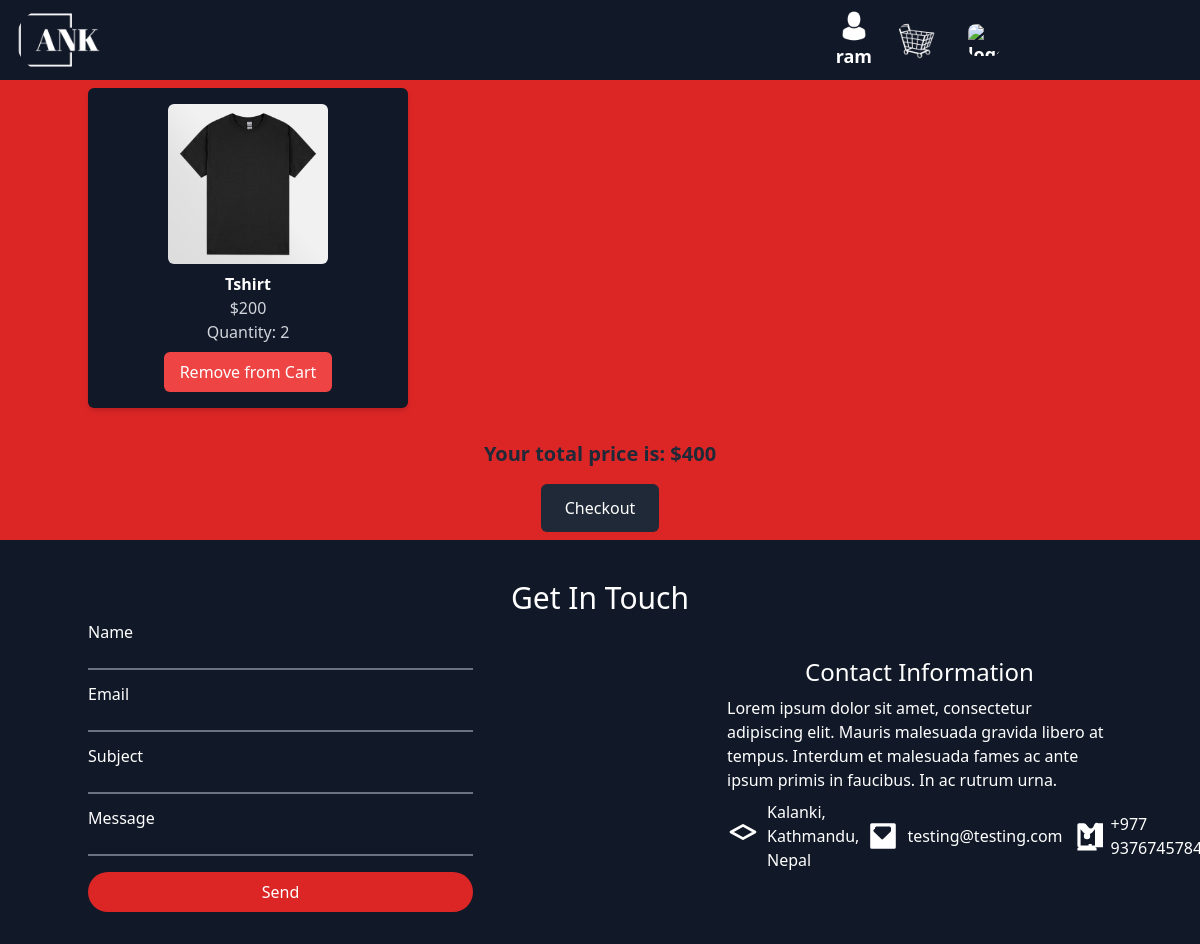
The page /usercart/ (signed in) on the database its author committed.
### Ecommerce/models.py (models this page shows, shortened)
class CartItem(models.Model):
    cart = models.ForeignKey(Cart, on_delete=models.CASCADE)
    product = models.ForeignKey(Product, on_delete=models.CASCADE)
    quantity = models.PositiveIntegerField(default=1)

class Product(models.Model):
	image=models.ImageField(upload_to="Product_image")
	name=models.CharField(max_length=20)
	price=models.IntegerField()

### Ecommerce/views.py (the view)
# urls.py: path('usercart/',views.items_in_cart,name="items_cart"),
@login_required
def items_in_cart(request):
    user = request.user
    user_cart = Cart.objects.get(user=request.user)
    cart_items = CartItem.objects.filter(cart=user_cart)
    total = 0
    for i in cart_items:
        total += i.quantity * i.product.price
    return render(request, "cart.html", {"items": cart_items, "totaldue": total, "name": user})

### Ecommerce/templates/cart.html (shortened to what this page needs)
<!DOCTYPE html>
<html lang="en">
<head>
    <script src="https://cdn.tailwindcss.com"></script>
</head>
<body class="overflow-x-hidden h-screen bg-gray-100">
    <nav id="navbar" class="w-full bg-gray-900 text-white font-bold text-lg">
        <div class="container flex justify-between items-center px-4 py-2">
            <div>
                <a href="{% url 'home' %}" class="text-xl font-bold flex items-center">
                    <img src="/static/Ecommerce/logo.png" class="h-16 w-auto rounded-full" alt="Logo">
                </a>
            </div>
            <div class="flex items-center gap-6">
                    {% if name.is_authenticated %}
                    <a href="#" class="hover:text-red-600 flex flex-col items-center">
                        <img src="/static/Ecommerce/avatar.png" class="h-8 w-8" alt="logout">
                        <span class="font-semibold">{{name}}</span>
                    </a>
                    <a href="{% url 'items_cart' %}" class="hover:text-red-600 flex items-center">
                        <img src="/static/Ecommerce/cart.png" class="h-10 w-10 rounded-full mr-2" alt="Cart Icon">
                    </a>
                    <a href="{% url 'log_out' %}" class="hover:text-red-600 flex items-center">
                        <img src="/static/Ecommerce/logout.png" class="h-8 w-8 rounded-lg mr-2" alt="logout">
                    </a>
                    {% endif %}
                </div>
        </div>
    </nav>
    <div class="bg-red-600 p-2">
        <div class="grid grid-cols-1 md:grid-cols-2 lg:grid-cols-3 xl:grid-cols-4 gap-4 md:gap-8 container mx-auto">
            {% for item in items %}
            <div class="p-4 rounded-md shadow-md bg-gray-900 text-white text-center">
                <img src="{{ item.product.image.url }}" alt="{{ item.product.name }}" class="h-40 w-40 object-cover object-center rounded-md mx-auto">
                <p class="mt-2 font-semibold">{{ item.product.name }}</p>
                <p class="text-gray-300">${{ item.product.price }}</p>
                <p class="text-gray-300">Quantity: {{ item.quantity }}</p>
                <form method="POST" action="{% url 'remove_cart' item.id %}">
                    <button type="submit" class="mt-2 px-4 py-2 bg-red-500 hover:bg-red-600 rounded-md focus:outline-none focus:shadow-outline-red">
                        Remove from Cart
                    </button>
                </form>
            </div>
            {% endfor %}
        </div>
        <div class="mt-8 text-xl font-bold text-gray-800 text-center">
            Your total price is: ${{ totaldue }}
        </div>
        <form method="POST" action="{% url 'checkout' totaldue %}" class="text-center">
            <button type="submit" class="mt-4 px-6 py-3 bg-gray-800 hover:bg-purple-600 text-white rounded-md focus:outline-none focus:shadow-outline-purple">
                Checkout
            </button>
        </form>
    </div>
    <footer id="footer" class="bg-gray-900 text-white py-8">
        <div class="container mx-auto">
            <h1 class="text-xl md:text-3xl font-medium mt-2 text-center">Get In Touch</h1>
            <div class="flex flex-col md:flex-row justify-center items-center md:justify-between">
                <div class="flex flex-col w-full md:w-[50%] md:max-w-[385px] text-white mt-4 md:mt-0">
                    <label htmlFor="name" class="pt-1">Name</label>
                    <input type="text" class="bg-gray-900 border-b-2 border-gray-500 focus:outline-none cursor-pointer mb-2" />
                    <label htmlFor="email" class="pt-1">Email</label>
                    <input type="text" class="bg-gray-900 border-b-2 border-gray-500 focus:outline-none cursor-pointer mb-2" />
                    <label htmlFor="subject" class="pt-1">Subject</label>
                    <input type="text" class="bg-gray-900 border-b-2 border-gray-500 focus:outline-none cursor-pointer mb-2" />
                    <label htmlFor="message" class="pt-1">Message</label>
                    <input type="text" class="bg-gray-900 border-b-2 border-gray-500 focus:outline-none cursor-pointer mb-4" />
                    <button class="bg-red-600 px-4 py-2 text-white rounded-full hover:bg-red-700">Send</button>
                </div>
                <div class="w-full md:w-[50%] md:max-w-[385px] flex flex-col mt-4 md:mt-0 gap-2">
                    <p class="text-xl md:text-2xl text-center">Contact Information</p>
                    <p class="text-lg md:text-base text-center md:text-left">
                        Lorem ipsum dolor sit amet, consectetur adipiscing elit. Mauris malesuada gravida libero at tempus. Interdum et malesuada fames ac ante ipsum primis in faucibus. In ac rutrum urna.
                    </p>
                    <div class="flex flex-col items-center md:flex-row gap-2">
                        <a href="#" class="flex items-center"><span class="text-xl md:text-2xl"><svg xmlns="http://www.w3.org/2000/svg" class="h-6 w-6 md:h-8 md:w-8 mr-2" fill="none" viewBox="0 0 24 24" stroke="currentColor"><path stroke-linecap="round" stroke-linejoin="round" stroke-width="2" d="M12 14l9-5-9-5-9 5 9 5z" /></svg></span> Kalanki, Kathmandu, Nepal</a>
                        <a href="#" class="flex items-center"><span class="text-xl md:text-2xl"></span> testing@testing.com</a>
                        <a href="#" class="flex items-center"><span class="text-xl md:text-2xl"></span> +977 9376745784</a>
                    </div>
                </div>
            </div>
        </div>
    </footer>
</body>
</html>

### rows shown on the page
CartItem: product.image (picture), product.name "Tshirt", product.price "200", quantity "2"

### other values the page prints
{{ name }} "ram"
{{ totaldue }} "400"
